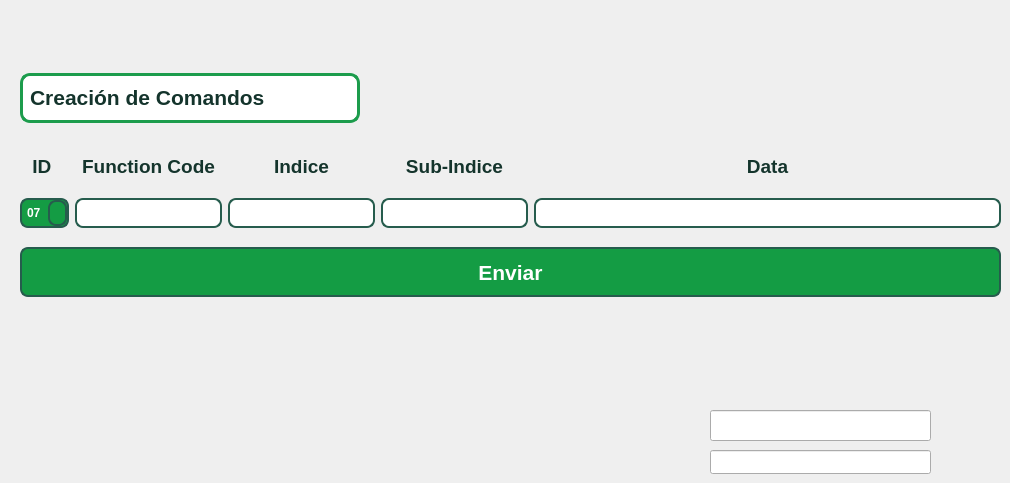
      <widget class="QWidget" name="tab_3">
       <attribute name="title">
        <string>Comandos</string>
       </attribute>
       <widget class="QWidget" name="verticalLayoutWidget_5">
        <property name="geometry">
         <rect>
          <x>20</x>
          <y>60</y>
          <width>981</width>
          <height>251</height>
         </rect>
        </property>
        <layout class="QVBoxLayout" name="verticalLayout_11" stretch="0,0,6">
         <item>
          <widget class="QLabel" name="label_11">
           <property name="maximumSize">
            <size>
             <width>340</width>
             <height>50</height>
            </size>
           </property>
           <property name="font">
            <font>
             <pointsize>20</pointsize>
             <bold>true</bold>
            </font>
           </property>
           <property name="styleSheet">
            <string notr="true">QLabel {
    color: #14342c;
    font-weight: bold;
	border: 3px solid;
	border-radius: 10px;
	border-color:  #1c9c4c;
	background-color:  white;
}</string>
           </property>
           <property name="text">
            <string>&lt;html&gt;&lt;head/&gt;&lt;body&gt;&lt;p&gt;&lt;span style=&quot; font-size:16pt; font-weight:700; color:#14342c;&quot;&gt;Creación de Comandos&lt;/span&gt;&lt;/p&gt;&lt;/body&gt;&lt;/html&gt;</string>
           </property>
           <property name="textFormat">
            <enum>Qt::RichText</enum>
           </property>
           <property name="wordWrap">
            <bool>true</bool>
           </property>
          </widget>
         </item>
         <item>
          <layout class="QHBoxLayout" name="horizontalLayout_4" stretch="0,0,0,0,6">
           <item>
            <layout class="QVBoxLayout" name="verticalLayout_7">
             <item>
              <widget class="QLabel" name="label_7">
               <property name="maximumSize">
                <size>
                 <width>16777215</width>
                 <height>50</height>
                </size>
               </property>
               <property name="font">
                <font>
                 <pointsize>16</pointsize>
                </font>
               </property>
               <property name="text">
                <string>&lt;html&gt;&lt;head/&gt;&lt;body&gt;&lt;p align=&quot;center&quot;&gt;&lt;span style=&quot; font-size:14pt; font-weight:700; color:#14342c;&quot;&gt;ID &lt;/span&gt;&lt;/p&gt;&lt;/body&gt;&lt;/html&gt;</string>
               </property>
              </widget>
             </item>
             <item>
              <widget class="QComboBox" name="box_ID">
               <property name="styleSheet">
                <string notr="true">QComboBox {
    /* Estilo inicial del ComboBox */
    background-color: #149c44;
    border: 2px solid #265c4d;
    color: white;
    border-radius: 8px;
    padding: 5px;
    font-weight: bold;
}

QComboBox::drop-down {
    /* Estilo del botón de despliegue */
    background-color: #149c44;
    border: 2px solid #265c4d;
    border-radius: 8px;
    width: 15px;
}

QComboBox::down-arrow {
    /* Estilo de la flecha del ComboBox */
    color: #265c4d;
}

QComboBox::drop-down:pressed {
    /* Estilo del botón de despliegue cuando está presionado */
    background-color: #265c4d;
    border: 2px solid #265c4d;
}

QComboBox QAbstractItemView {
    /* Estilo de la lista desplegable */
    background-color: #149c44;
    color: white;
    border: 2px solid #265c4d;
    border-radius: 8px;
    padding: 5px;
}
</string>
               </property>
               <property name="currentIndex">
                <number>1</number>
               </property>
               <item>
                <property name="text">
                 <string>01</string>
                </property>
               </item>
               <item>
                <property name="text">
                 <string>07</string>
                </property>
               </item>
              </widget>
             </item>
            </layout>
           </item>
           <item>
            <layout class="QVBoxLayout" name="verticalLayout">
             <item>
              <widget class="QLabel" name="label_15">
               <property name="maximumSize">
                <size>
                 <width>16777215</width>
                 <height>50</height>
                </size>
               </property>
               <property name="font">
                <font>
                 <pointsize>16</pointsize>
                </font>
               </property>
               <property name="text">
                <string>&lt;html&gt;&lt;head/&gt;&lt;body&gt;&lt;p align=&quot;center&quot;&gt;&lt;span style=&quot; font-size:14pt; font-weight:700; color:#14342c;&quot;&gt;Function Code&lt;/span&gt;&lt;/p&gt;&lt;/body&gt;&lt;/html&gt;</string>
               </property>
               <property name="indent">
                <number>0</number>
               </property>
              </widget>
             </item>
             <item>
              <widget class="QLineEdit" name="line_function">
               <property name="styleSheet">
                <string notr="true">    background-color: white;
    border: 2px solid #265c4d;
	color: white;
    border-radius: 8px;
    padding: 5px 10px;
	font-weight: bold;</string>
               </property>
              </widget>
             </item>
            </layout>
           </item>
           <item>
            <layout class="QVBoxLayout" name="verticalLayout_8">
             <item>
              <widget class="QLabel" name="label_8">
               <property name="maximumSize">
                <size>
                 <width>16777215</width>
                 <height>50</height>
                </size>
               </property>
               <property name="font">
                <font>
                 <pointsize>16</pointsize>
                </font>
               </property>
               <property name="text">
                <string>&lt;html&gt;&lt;head/&gt;&lt;body&gt;&lt;p align=&quot;center&quot;&gt;&lt;span style=&quot; font-size:14pt; font-weight:700; color:#14342c;&quot;&gt;Indice&lt;/span&gt;&lt;/p&gt;&lt;/body&gt;&lt;/html&gt;</string>
               </property>
              </widget>
             </item>
             <item>
              <widget class="QLineEdit" name="line_Index">
               <property name="styleSheet">
                <string notr="true">    background-color: white;
    border: 2px solid #265c4d;
	color: white;
    border-radius: 8px;
    padding: 5px 10px;
	font-weight: bold;</string>
               </property>
              </widget>
             </item>
            </layout>
           </item>
           <item>
            <layout class="QVBoxLayout" name="verticalLayout_9">
             <item>
              <widget class="QLabel" name="label_9">
               <property name="maximumSize">
                <size>
                 <width>16777215</width>
                 <height>50</height>
                </size>
               </property>
               <property name="font">
                <font>
                 <pointsize>16</pointsize>
                </font>
               </property>
               <property name="text">
                <string>&lt;html&gt;&lt;head/&gt;&lt;body&gt;&lt;p align=&quot;center&quot;&gt;&lt;span style=&quot; font-size:14pt; font-weight:700; color:#14342c;&quot;&gt;Sub-Indice&lt;/span&gt;&lt;/p&gt;&lt;/body&gt;&lt;/html&gt;</string>
               </property>
              </widget>
             </item>
             <item>
              <widget class="QLineEdit" name="line_subIndex">
               <property name="styleSheet">
                <string notr="true">    background-color: white;
    border: 2px solid #265c4d;
	color: white;
    border-radius: 8px;
    padding: 5px 10px;
	font-weight: bold;</string>
               </property>
              </widget>
             </item>
            </layout>
           </item>
           <item>
            <layout class="QVBoxLayout" name="verticalLayout_10">
             <item>
              <widget class="QLabel" name="label_10">
               <property name="maximumSize">
                <size>
                 <width>16777215</width>
                 <height>50</height>
                </size>
               </property>
               <property name="font">
                <font>
                 <pointsize>16</pointsize>
                </font>
               </property>
               <property name="text">
                <string>&lt;html&gt;&lt;head/&gt;&lt;body&gt;&lt;p align=&quot;center&quot;&gt;&lt;span style=&quot; font-size:14pt; font-weight:700; color:#14342c;&quot;&gt;Data&lt;/span&gt;&lt;/p&gt;&lt;/body&gt;&lt;/html&gt;</string>
               </property>
              </widget>
             </item>
             <item>
              <widget class="QLineEdit" name="line_Data">
               <property name="styleSheet">
                <string notr="true">    background-color: white;
    border: 2px solid #265c4d;
	color: white;
    border-radius: 8px;
    padding: 5px 10px;
	font-weight: bold;</string>
               </property>
              </widget>
             </item>
            </layout>
           </item>
          </layout>
         </item>
         <item>
          <widget class="QPushButton" name="but_CMD">
           <property name="minimumSize">
            <size>
             <width>0</width>
             <height>50</height>
            </size>
           </property>
           <property name="font">
            <font>
             <pointsize>16</pointsize>
             <bold>true</bold>
            </font>
           </property>
           <property name="styleSheet">
            <string notr="true">QPushButton {
    /* Estilo inicial del botón */
    background-color: #149c44;
    border: 2px solid #265c4d;
	color: white;
    border-radius: 8px;
    padding: 5px 10px;
	font-weight: bold;
}

QPushButton:pressed {
    /* Estilo del botón cuando está presionado */
    background-color:  #265c4d;
    border: 2px solid #265c4d;
	color: white;
}</string>
           </property>
           <property name="text">
            <string>Enviar</string>
           </property>
          </widget>
         </item>
        </layout>
       </widget>
       <widget class="QLineEdit" name="line">
        <property name="geometry">
         <rect>
          <x>710</x>
          <y>410</y>
          <width>221</width>
          <height>31</height>
         </rect>
        </property>
       </widget>
       <widget class="QLineEdit" name="line2">
        <property name="geometry">
         <rect>
          <x>710</x>
          <y>450</y>
          <width>221</width>
          <height>24</height>
         </rect>
        </property>
       </widget>
      </widget>
